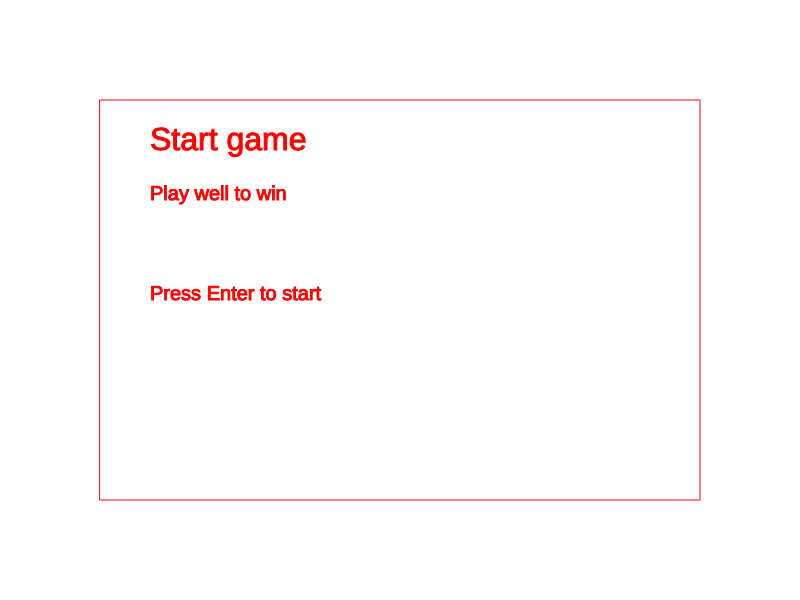
Frame 1 (no input)
Frame 60 (no input): identical to frame 1, image omitted
Frame 120 (the mouse pressed at the canvas centre since frame 60): identical to frame 1, image omitted

The p5.js sketch that drew this single still picture (run headless with seeded random() and noise() and a simulated clock; from frame 60 on, the mouse is pressed at the canvas centre):

// p5.js sketch
// ── sketch.js
// Game state variables
const START = 0;
const PLAYING = 1;
const WIN = 2;
const DIED = 3;
// Set the start state
let state = START;

// The JSDoc on the next line enables auto completion
/** @type {Player} */
let thePlayer;

function setup() {
    createCanvas(800, 600);
    thePlayer = new Player();
}

function draw() {
    background(255);

    switch(state){

        case START:
            drawStart();
        break;

        case PLAYING:
            thePlayer.draw();
            thePlayer.move();
        break;

        case WIN:
            drawWin();
        break;

        case DIED:
            drawDied();
        break;
    }
}

function keyPressed() {
    switch(keyCode) {
        case LEFT_ARROW:
            thePlayer.setXSpeed(-5);
            break;
        case RIGHT_ARROW:
            thePlayer.setXSpeed(5);
            break;
        case ENTER:
            if(state == START || state == DIED || state == WIN){

                state = PLAYING;
            }
            
            break;
    }
}


function keyReleased() {
    switch(keyCode) {
        case LEFT_ARROW:
        case RIGHT_ARROW:
            thePlayer.setXSpeed(0);
            break;
    }
}


/**
 * Draw the background of the scene
 */
function drawSceneBackground() {
    stroke(255, 0, 0);
    noFill();
    rect(100, 100, 600, 400);
    fill(255, 0, 0);
    textSize(32);
}


/**
 * Draw the start scene
 */
function drawStart() {
    drawSceneBackground();
    text("Start game", 150, 150);
    textSize(20);
    text("Play well to win", 150, 200);
    text("Press Enter to start", 150, 300);
}


/**
 * Draw the game over scene - win condition
 */
function drawWin() {
    drawSceneBackground();
    text("You win!", 150, 150);
    text("Press Enter to play again", 150, 350);
}


/**
 * Draw the game over scene - lose condition
 */
function drawDied() {
    drawSceneBackground();
    text("You died :(", 150, 150);
    text("Press Enter to play again", 150, 350);
}
// ── player.js
class Player {
    #x;
    #y;
    #xSpeed = 0;


    /**
     * Creates a new Player in the centre of the canvas.
     */
    constructor() {
        this.reset();
    }


    /**
     * Resets the Player position to the starting point.
     */
    reset() {
        this.#x = width / 2;
        this.#y = height / 2;
    }


    /**
     * Move the player
     */
    move() {
        this.#x += this.#xSpeed;
        if (this.#x < 0) {
            state = DIED;
            this.reset();
        } else if (this.#x > width) {
            state = WIN;
            this.reset();
        }
    }


    /**
     * Change the player's speed
     * @param {number} newSpeed 
     */
    setXSpeed(newSpeed) {
        this.#xSpeed = newSpeed;
    }


    /**
     * Draw the player
     */
    draw() {
        fill(255, 0, 0);
        square(this.#x, this.#y, 50);
    }
}
